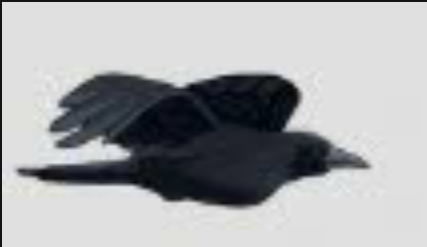
#> input picture tools/imgs/bird_0.png, 427 x 247 px
$ jupyter execute --allow-errors image_to_progment.ipynb
#> lines starting #> are read from the running program, lines starting #| are printed output that depends on the picture; after the words box and inside, x2 and y2 are one past the last pixel; in counts of white or black regions, pixels touching at a corner belong together
[cell 1]
# Python code to run in Jupyter.
# Purpose: take an input image, automatically extract the main object (remove background and noise),
# resize to a requested output width (keeping aspect ratio), convert to a 1-bit bitmap and pack into bytes,
# produce a C-style PROGMEM array (static const unsigned char PROGMEM name[] = {...};)
# and create a verification image rendered from that PROGMEM array.
#
# The script saves the .c file and verification PNG under ./results relative to the current directory.
#
# Usage examples at the bottom process all images under ./imgs.
# You can call process_image("/path/to/your.png", desired_width, "array_name", threshold=100, fill_object=True)
#
# Note: This code prefers OpenCV (cv2) if available, and falls back to PIL+numpy-based methods otherwise.

from PIL import Image, ImageOps, ImageFilter
import numpy as np
import os
import textwrap
import math
import matplotlib.pyplot as plt

# Try importing cv2; if not available, we'll fall back to pure PIL/numpy routines
try:
    import cv2
    HAVE_CV2 = True
except Exception as e:
    print("OpenCV (cv2) not available, falling back to PIL-based processing.")
    HAVE_CV2 = False

[cell 2]
# Helper functions for image processing
OUTPUT_DIR = "./results"
os.makedirs(OUTPUT_DIR, exist_ok=True)

def ensure_gray_alpha(img_pil):
    """
    Extract grayscale and alpha channels from PIL image.
    Returns (gray, alpha) as numpy arrays.
    """
    if img_pil.mode == "RGBA":
        alpha = np.array(img_pil.split()[3])
    else:
        alpha = np.ones((img_pil.height, img_pil.width), dtype=np.uint8) * 255

    gray = np.array(img_pil.convert("L"))
    return gray, alpha

def denoise_mask(mask):
    """Remove noise from mask using morphological operations."""
    if HAVE_CV2:
        kernel = cv2.getStructuringElement(cv2.MORPH_ELLIPSE, (3, 3))
        mask = cv2.morphologyEx(mask, cv2.MORPH_OPEN, kernel, iterations=1)
        mask = cv2.morphologyEx(mask, cv2.MORPH_CLOSE, kernel, iterations=1)
    else:
        # Fallback: use PIL median filter
        pil_mask = Image.fromarray(mask)
        pil_mask = pil_mask.filter(ImageFilter.MedianFilter(size=3))
        mask = np.array(pil_mask)
    return mask

def largest_contour_mask(mask, fill_object=True):
    """
    Keep only the largest connected component and optionally fill holes.
    """
    if HAVE_CV2:
        contours, hierarchy = cv2.findContours(mask, cv2.RETR_TREE, cv2.CHAIN_APPROX_SIMPLE)
        if contours:
            largest = max(contours, key=cv2.contourArea)
            mask = np.zeros_like(mask)
            cv2.drawContours(mask, [largest], 0, 255, -1)

            if fill_object:
                # Fill holes inside the object
                mask = cv2.morphologyEx(mask, cv2.MORPH_CLOSE,
                                       cv2.getStructuringElement(cv2.MORPH_ELLIPSE, (5, 5)))
    else:
        # Fallback: simple binarization
        mask = (mask > 127).astype(np.uint8) * 255
    return mask

def pack_bits_row_major(bin_fore):
    """
    Pack binary foreground array into bytes (row-major).
    Returns (packed_bytes, width, height, bytes_per_row).
    """
    height, width = bin_fore.shape
    bytes_per_row = (width + 7) // 8
    packed_bytes = bytearray()

    for row in range(height):
        for byte_idx in range(bytes_per_row):
            byte_val = 0
            for bit_idx in range(8):
                pixel_idx = byte_idx * 8 + bit_idx
                if pixel_idx < width:
                    if bin_fore[row, pixel_idx] > 0:
                        byte_val |= (1 << (7 - bit_idx))
            packed_bytes.append(byte_val)

    return bytes(packed_bytes), width, height, bytes_per_row

def format_c_array(packed_bytes, array_name, width, height, bytes_per_row):
    """Format packed bytes as C PROGMEM array."""
    lines = []
    lines.append(f"static const unsigned char PROGMEM {array_name}[] = {{")

    hex_strs = [f"0x{b:02x}" for b in packed_bytes]
    for i in range(0, len(hex_strs), 12):
        chunk = hex_strs[i:i+12]
        line = "  " + ", ".join(chunk)
        if i + 12 < len(hex_strs):
            line += ","
        lines.append(line)

    lines.append("};")
    lines.append("")
    lines.append(f"// Width: {width}, Height: {height}, Bytes per row: {bytes_per_row}")

    return "\n".join(lines)

def reconstruct_image_from_bytes(packed_bytes, width, height, bytes_per_row):
    """Reconstruct image from packed bytes for verification."""
    img_array = np.zeros((height, width), dtype=np.uint8)

    for row in range(height):
        for byte_idx in range(bytes_per_row):
            byte_val = packed_bytes[row * bytes_per_row + byte_idx]
            for bit_idx in range(8):
                pixel_idx = byte_idx * 8 + bit_idx
                if pixel_idx < width:
                    if byte_val & (1 << (7 - bit_idx)):
                        img_array[row, pixel_idx] = 255

    return img_array

[cell 3]
def process_image(path, out_width, array_name="sprite", save_prefix=None, debug_show=True, threshold=100, fill_object=True):
    """
    path: path to input image
    out_width: desired output width in pixels (for final 1-bit sprite)
    array_name: C identifier for the generated array
    save_prefix: if provided, files saved as {save_prefix}_progmeme.c
    debug_show: whether to display reconstructed PROGMEM bitmap inline
    threshold: grayscale threshold (default 100)
        - Positive: keep pixels > threshold (e.g., 100 keeps pixels > 100)
        - Negative: keep pixels < abs(threshold) (e.g., -100 keeps pixels < 100)
    fill_object: if True, fill interior holes in the object mask; if False, preserve holes
    """
    print(f"Processing: {path} -> target width {out_width} px, array name '{array_name}'")
    img_pil = Image.open(path).convert("RGBA")
    gray, alpha = ensure_gray_alpha(img_pil)
    h0, w0 = gray.shape

    # Build initial mask:
    # If image has transparent pixels (alpha less than 255), use that
    if alpha.max() < 255:
        mask = (alpha > (alpha.max() // 2)).astype(np.uint8) * 255
        print("Using alpha channel as mask (transparency detected).")
    else:
        # Use fixed grayscale threshold to separate foreground from background.
        # Positive threshold: keep pixels > threshold
        # Negative threshold: keep pixels < abs(threshold)
        if threshold >= 0:
            threshold = int(np.clip(threshold, 0, 255))
            th = (gray > threshold).astype(np.uint8) * 255
            print(f"Using grayscale threshold: > {threshold}")
        else:
            threshold = -int(np.clip(-threshold, 0, 255))
            th = (gray < -threshold).astype(np.uint8) * 255
            print(f"Using grayscale threshold: < {-threshold}")

        # Heuristic: figure out if background is white or black by sampling corners
        corners = np.array([gray[0, 0], gray[0, -1], gray[-1, 0], gray[-1, -1]])
        bg_is_dark = corners.mean() < 127
        if bg_is_dark:
            # if background is dark, we want object to be brighter than background
            mask = th.copy()
        else:
            # if background is light, invert threshold output so foreground is white
            mask = (255 - th)

    mask = denoise_mask(mask.astype(np.uint8))

    # Keep only the largest connected component (assume that's the object),
    # and optionally fill interior holes based on fill_object flag.
    mask = largest_contour_mask(mask, fill_object=fill_object)

    # If mask is empty, try alternate thresholding strategy
    if mask.sum() == 0:
        print("Warning: mask empty. Trying inverted threshold fallback.")
        mask = 255 - mask
        mask = largest_contour_mask(mask, fill_object=fill_object)

    # Crop to bounding rect
    ys, xs = np.where(mask > 0)
    if len(xs) == 0 or len(ys) == 0:
        raise RuntimeError("Could not find any object in the image to extract.")
    x_min, x_max = xs.min(), xs.max()
    y_min, y_max = ys.min(), ys.max()
    crop_w = x_max - x_min + 1
    crop_h = y_max - y_min + 1
    cropped_img = img_pil.crop((x_min, y_min, x_max + 1, y_max + 1))
    cropped_mask = mask[y_min:y_max + 1, x_min:x_max + 1]

    # Compute output height from aspect ratio
    out_height = max(1, int(round(out_width * (crop_h / crop_w))))
    print(f"Detected object box: {crop_w}x{crop_h} -> resized to {out_width}x{out_height}")

    # Resize mask to desired size using nearest to keep crisp edges
    if HAVE_CV2:
        resized_mask = cv2.resize(cropped_mask, (out_width, out_height), interpolation=cv2.INTER_NEAREST)
    else:
        resized_mask = np.array(cropped_img.convert("L").resize((out_width, out_height), resample=Image.NEAREST))
        # use threshold to binarize
        resized_mask = (resized_mask > 127).astype(np.uint8) * 255

    # Convert to boolean foreground (1) / background (0)
    bin_fore = (resized_mask > 0).astype(np.uint8)
    packed_bytes, width, height, bytes_per_row = pack_bits_row_major(bin_fore)
    c_code = format_c_array(packed_bytes, array_name, width, height, bytes_per_row)

    # Save C file
    if save_prefix is None:
        base = array_name
    else:
        base = save_prefix
    c_path = os.path.join(OUTPUT_DIR, f"{base}_progmeme.c")
    with open(c_path, "w") as f:
        f.write(c_code)

    # Reconstruct image for display
    recon_arr = reconstruct_image_from_bytes(packed_bytes, width, height, bytes_per_row)
    recon_pil = Image.fromarray(recon_arr).convert("L")

    print(f"Saved C array to: {c_path}")

    # Display the reconstructed PROGMEM bitmap
    if debug_show:
        fig, ax = plt.subplots(1, 1, figsize=(6, 6))
        ax.imshow(recon_pil, cmap="gray", vmin=0, vmax=255)
        ax.set_title(f"PROGMEM Reconstruction: {array_name} ({width}x{height})")
        ax.axis("off")
        plt.tight_layout()
        plt.show()

    # Print a short preview of the C array
    print("\n--- C array preview ---\n")
    preview_lines = c_code.splitlines()[:40]
    print("\n".join(preview_lines))
    print("\n--- end preview ---\n")

    return {
        "c_path": c_path,
        "c_code": c_code,
        "width": width,
        "height": height,
        "bytes_per_row": bytes_per_row,
    }

#> (a cell that did not finish here is left out)


[cell 5]
examples = [
    ("imgs/bird_0.png", 33, "bird_0", 100),
    ("imgs/bird_1.png", 33, "bird_1", 100),
    ("imgs/bird_2.png", 33, "bird_2", 100),


]
#> examples = [('imgs/bird_0.png', 33, 'bird_0', 100), ('imgs/bird_1.png', 33, 'bird_1', 100), ('imgs/bird_2.png', 33, 'bird_2', 100)]

for path, w, name, th in examples:
    if os.path.exists(path):
        try:
            process_image(path, w, array_name=name, threshold=th)
#> call 2 of process_image, with path = 'imgs/bird_0.png', out_width = 33, array_name = 'bird_0', debug_show = True, threshold = 100, fill_object = True
#| Processing: imgs/bird_0.png -> target width 33 px, array name 'bird_0'
#> in process_image, img_pil is the input picture: PIL image 427x247 RGBA; mean R, G, B, A 168.5, 170, 172, 255
#> in process_image (call 2), `threshold = int(np.clip(threshold, 0, 255))`: threshold = 100
#> in process_image (call 2), `th = (gray > threshold).astype(np.uint8) * 255`:
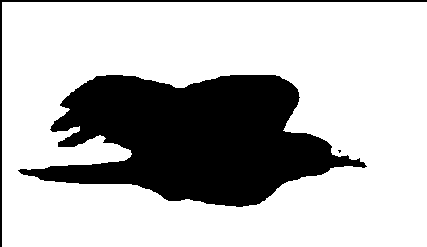
#> th: shape (247, 427); 73% white; 3 black regions (1 under 20 px), largest, box (x1, y1, x2, y2) and area: (18, 75, 367, 207) 27108, (0, 0, 427, 247) 1344
#| Using grayscale threshold: > 100
#> in process_image (call 2), `corners = np.array([gray[0, 0], gray[0, -1], gray[-1, 0], gray[-1, -1]])`: corners = [20, 20, 20, 224]
#> in process_image (call 2), `bg_is_dark = corners.mean() < 127`: bg_is_dark = True
#> in largest_contour_mask, `contours, hierarchy = cv2.findContours(mask, cv2.RETR_TREE, cv2.CHAIN_..`: contours = 2 contours; box (x1, y1, x2, y2) and area: (2, 2, 427, 247) 103456, (18, 74, 367, 208) 27610
#> in largest_contour_mask, `largest = max(contours, key=cv2.contourArea)`: largest = [[3, 2], [2, 3], [2, 246], [426, 246], [426, 2]]
#> in largest_contour_mask, `cv2.drawContours(mask, [largest], 0, 255, -1)`:
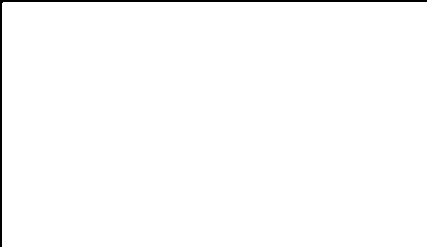
#> mask: shape (247, 427); 98.7% white; 1 black region, box (x1, y1, x2, y2) and area: (0, 0, 427, 247) 1345
#> in largest_contour_mask, `mask = cv2.morphologyEx(mask, cv2.MORPH_CLOSE, cv2.getStructuringEleme..`:
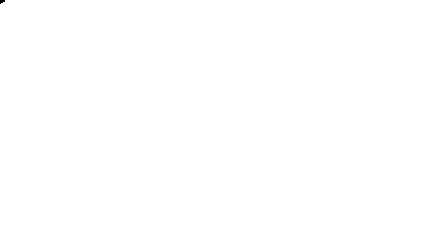
#> mask: shape (247, 427); 100% white; 1 black region (1 under 20 px)
#> in process_image (call 2), `x_min, x_max = xs.min(), xs.max()`: x_min = 0; x_max = 426
#> in process_image (call 2), `y_min, y_max = ys.min(), ys.max()`: y_min = 0; y_max = 246
#> in process_image (call 2), `crop_w = x_max - x_min + 1`: crop_w = 427
#> in process_image (call 2), `crop_h = y_max - y_min + 1`: crop_h = 247
#> in process_image (call 2), `out_height = max(1, int(round(out_width * (crop_h / crop_w))))`: out_height = 19
#| Detected object box: 427x247 -> resized to 33x19
#> in process_image (call 2), `packed_bytes, width, height, bytes_per_row = pack_bits_row_major(bin_f..`: width = 33; height = 19; bytes_per_row = 5
#> in process_image (call 2), `recon_pil = Image.fromarray(recon_arr).convert("L")`:
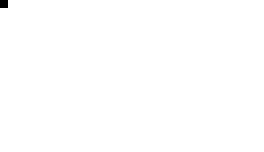
#> recon_pil: PIL image 33x19 L (shown 8 times larger); 99.8% white; black in thin lines or dots, all inside (x1, y1, x2, y2) = (0, 0, 1, 1)
#> in process_image (call 2), `preview_lines = c_code.splitlines()[:40]`: preview_lines = 12 items
#| static const unsigned char PROGMEM bird_0[] = {
#|   0x7f, 0xff, 0xff, 0xff, 0x80, 0xff, 0xff, 0xff, 0xff, 0x80, 0xff, 0xff,
#|   0xff, 0xff, 0x80, 0xff, 0xff, 0xff, 0xff, 0x80, 0xff, 0xff, 0xff, 0xff,
#|   0x80, 0xff, 0xff, 0xff, 0xff, 0x80, 0xff, 0xff, 0xff, 0xff, 0x80, 0xff,
#|   0xff, 0xff, 0xff, 0x80, 0xff, 0xff, 0xff, 0xff, 0x80, 0xff, 0xff, 0xff,
#|   0xff, 0x80, 0xff, 0xff, 0xff, 0xff, 0x80, 0xff, 0xff, 0xff, 0xff, 0x80,
#> (further printed lines are left out)
        except Exception as e:
            print(f"Error: {e}")
#> pass 2 of the loop `for path, w, name, th in examples:`:
#| Processing: imgs/bird_1.png -> target width 33 px, array name 'bird_1'
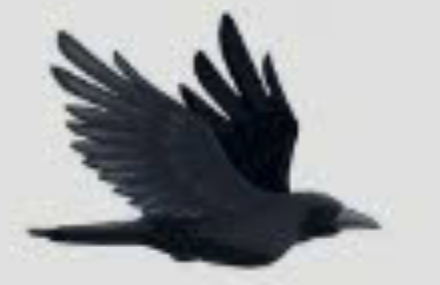
#> input picture tools/imgs/bird_1.png, 440 x 285 px
#> in process_image, img_pil is the input picture: PIL image 440x285 RGBA; mean R, G, B, A 158.5, 160.2, 162.6, 255
#> gray: shape (285, 440)
#> in process_image (call 3), `th = (gray > threshold).astype(np.uint8) * 255`:
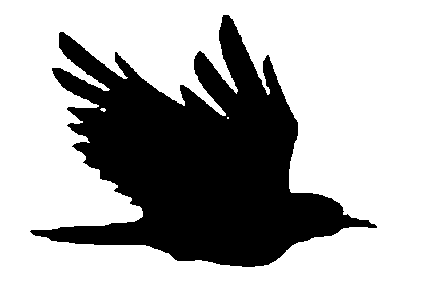
#> th: shape (285, 440); 67.9% white; 1 black region, box (x1, y1, x2, y2) and area: (30, 15, 377, 267) 40270
#| Using grayscale threshold: > 100
#> corners = [224, 224, 224, 224]
#> bg_is_dark = False
#> contours = 2 contours; box (x1, y1, x2, y2) and area: (30, 15, 377, 267) 39479, (99, 107, 107, 113) 24
#> x_min = 30; x_max = 376
#> y_min = 15; y_max = 266
#> crop_w = 347
#> crop_h = 252
#> out_height = 24
#| Detected object box: 347x252 -> resized to 33x24
#> preview_lines = 14 items
#| static const unsigned char PROGMEM bird_1[] = {
#|   0x00, 0x00, 0x00, 0x00, 0x00, 0x00, 0x00, 0x10, 0x00, 0x00, 0x10, 0x00,
#|   0x38, 0x00, 0x00, 0x18, 0x00, 0x18, 0x00, 0x00, 0x0e, 0x00, 0x98, 0x00,
#> (further printed lines are left out)
#> pass 3 of the loop `for path, w, name, th in examples:`:
#| Processing: imgs/bird_2.png -> target width 33 px, array name 'bird_2'
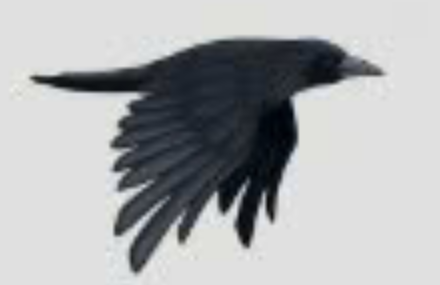
#> input picture tools/imgs/bird_2.png, 440 x 285 px
#> in process_image, img_pil is the input picture: PIL image 440x285 RGBA; mean R, G, B, A 172.7, 174.4, 176.1, 255
#> in process_image (call 4), `th = (gray > threshold).astype(np.uint8) * 255`:
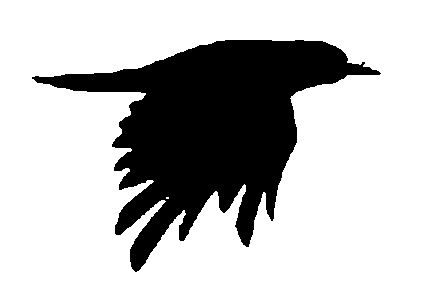
#> th: shape (285, 440); 74.2% white; 1 black region, box (x1, y1, x2, y2) and area: (32, 40, 381, 272) 32293
#| Using grayscale threshold: > 100
#> contours = 1 contour; box (x1, y1, x2, y2) and area: (33, 40, 381, 272) 31595
#> x_min = 33; x_max = 380
#> y_min = 40; y_max = 271
#> crop_w = 348
#> crop_h = 232
#> cropped_img: PIL image 348x232 RGBA
#> out_height = 22
#| Detected object box: 348x232 -> resized to 33x22
#> in process_image (call 4), `resized_mask = cv2.resize(cropped_mask, (out_width, out_height), inter..`:
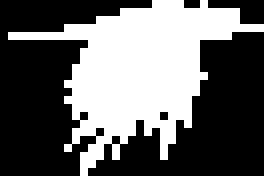
#> resized_mask: shape (22, 33) (shown 8 times larger); 39.4% white; 1 white region, box (x1, y1, x2, y2) and area: (1, 0, 33, 22) 286
#| static const unsigned char PROGMEM bird_2[] = {
#|   0x00, 0x00, 0x1e, 0x40, 0x00, 0x00, 0x01, 0xff, 0xfc, 0x00, 0x00, 0x0f,
#|   0xff, 0xfc, 0x00, 0x00, 0xff, 0xff, 0xff, 0x80, 0x7f, 0xff, 0xff, 0xf8,
#> (further printed lines are left out)

[cell 6]
examples = [
    ("imgs/cloud_0.png", 45, "cloud_0",100),
    ("imgs/cloud_1.png", 70, "cloud_1", 30),
    ("imgs/cloud_2.png", 60, "cloud_2", -100),
    ("imgs/cloud_3.png", 36, "cloud_3", -100),


]

for path, w, name, th in examples:
    if os.path.exists(path):
        try:
            process_image(path, w, array_name=name, threshold=th)
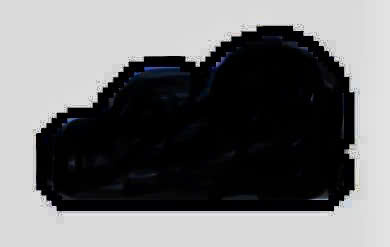
#> input picture tools/imgs/cloud_0.png, 390 x 247 px
#> in process_image (call 5), `th = (gray > threshold).astype(np.uint8) * 255`:
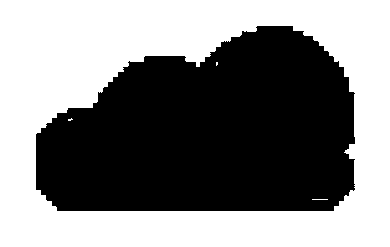
#> th: shape (247, 390); 52% white; 1 black region, box (x1, y1, x2, y2) and area: (36, 26, 355, 211) 46198
#> in process_image (call 5), `corners = np.array([gray[0, 0], gray[0, -1], gray[-1, 0], gray[-1, -1]])`: corners = [218, 227, 218, 227]
#> in largest_contour_mask (call 4), `contours, hierarchy = cv2.findContours(mask, cv2.RETR_TREE, cv2.CHAIN_..`: contours = 1 contour; box (x1, y1, x2, y2) and area: (36, 26, 355, 211) 45766
#> in process_image (call 5), `x_min, x_max = xs.min(), xs.max()`: x_min = 36; x_max = 354
#> in process_image (call 5), `y_min, y_max = ys.min(), ys.max()`: y_min = 26; y_max = 210
#> in process_image (call 5), `crop_w = x_max - x_min + 1`: crop_w = 319
#> in process_image (call 5), `crop_h = y_max - y_min + 1`: crop_h = 185
#> in process_image (call 5), `cropped_img = img_pil.crop((x_min, y_min, x_max + 1, y_max + 1))`:
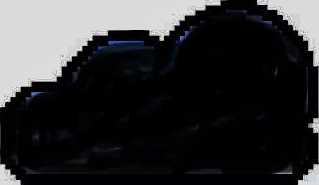
#> cropped_img: PIL image 319x185 RGBA; mean R, G, B, A 48.5, 48.7, 50.2, 255
#> in process_image (call 5), `cropped_mask = mask[y_min:y_max + 1, x_min:x_max + 1]`:
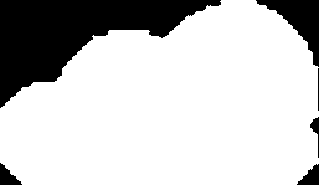
#> cropped_mask: shape (185, 319); 78.4% white; 6 black regions, box (x1, y1, x2, y2) and area: (0, 0, 221, 108) 10377, (256, 0, 319, 67) 1642, (297, 164, 319, 185) 272, (0, 163, 22, 185) 267, (310, 117, 319, 158) 129, (318, 68, 319, 111) 43
#> in process_image (call 5), `out_height = max(1, int(round(out_width * (crop_h / crop_w))))`: out_height = 26
#| Detected object box: 319x185 -> resized to 45x26
#> in process_image (call 5), `resized_mask = cv2.resize(cropped_mask, (out_width, out_height), inter..`:
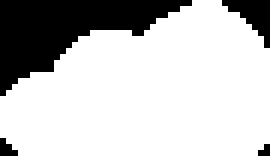
#> resized_mask: shape (26, 45) (shown 6 times larger); 76.7% white; 4 black regions (2 under 20 px), largest, box (x1, y1, x2, y2) and area: (0, 0, 32, 16) 233, (37, 0, 45, 8) 31
#> in process_image (call 5), `packed_bytes, width, height, bytes_per_row = pack_bits_row_major(bin_f..`: width = 45; height = 26; bytes_per_row = 6
#> in process_image (call 5), `preview_lines = c_code.splitlines()[:40]`: preview_lines = 17 items
#| static const unsigned char PROGMEM cloud_0[] = {
#|   0x00, 0x00, 0x00, 0x00, 0xf8, 0x00, 0x00, 0x00, 0x00, 0x03, 0xfc, 0x00,
#|   0x00, 0x00, 0x00, 0x0f, 0xff, 0x00, 0x00, 0x00, 0x00, 0x3f, 0xff, 0x80,
#|   0x00, 0x00, 0x00, 0x7f, 0xff, 0xc0, 0x00, 0x01, 0xfc, 0xff, 0xff, 0xe0,
#|   0x00, 0x07, 0xff, 0xff, 0xff, 0xf0, 0x00, 0x0f, 0xff, 0xff, 0xff, 0xf0,
#|   0x00, 0x1f, 0xff, 0xff, 0xff, 0xf8, 0x00, 0x3f, 0xff, 0xff, 0xff, 0xf8,
#> (further printed lines are left out)
        except Exception as e:
            print(f"Error: {e}")
#> pass 2 of the loop `for path, w, name, th in examples:`:
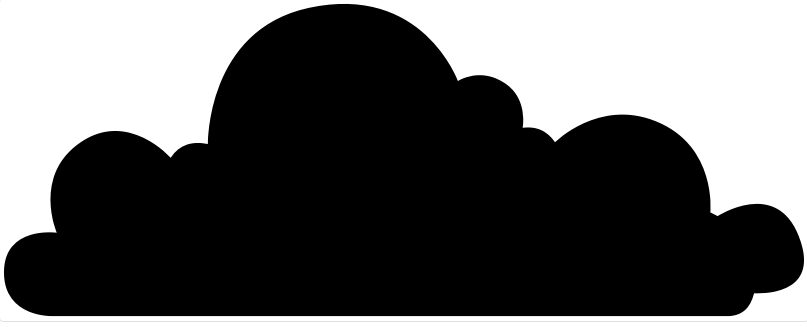
#> input picture tools/imgs/cloud_1.png, 807 x 327 px
#> in process_image, img_pil is the input picture: PIL image 807x327 RGBA; mean R, G, B, A 99.9, 99.9, 99.9, 255
#> corners = [240, 255, 255, 255]
#> contours = 1 contour; box (x1, y1, x2, y2) and area: (4, 4, 804, 316) 158900
#> x_min = 4; x_max = 803
#> y_min = 4; y_max = 315
#> crop_w = 800
#> crop_h = 312
#> out_height = 27
#| Detected object box: 800x312 -> resized to 70x27
#> in process_image (call 6), `packed_bytes, width, height, bytes_per_row = pack_bits_row_major(bin_f..`: width = 70; height = 27; bytes_per_row = 9
#> preview_lines = 25 items
#| static const unsigned char PROGMEM cloud_1[] = {
#|   0x00, 0x00, 0x00, 0x02, 0x00, 0x00, 0x00, 0x00, 0x00, 0x00, 0x00, 0x00,
#|   0x7f, 0xe0, 0x00, 0x00, 0x00, 0x00, 0x00, 0x00, 0x01, 0xff, 0xf8, 0x00,
#> (further printed lines are left out)
#> pass 3 of the loop `for path, w, name, th in examples:`:
#> contours = 10 contours; largest, box (x1, y1, x2, y2) and area: (0, 0, 479, 259) 123324, (22, 125, 429, 242) 18554, (280, 71, 364, 92) 828, (183, 60, 278, 70) 817, (119, 71, 182, 93) 636
#> the loop made 4 passes; the first 3 are shown

[cell 7]
examples = [
    ("imgs/mountain_0.jpg", 100, "mountain_0", 100),
    ("imgs/mountain_1.jpg", 150, "mountain_1", 100),
    ("imgs/mountain_2.jpg", 100, "mountain_2", 100),
    ("imgs/mountain_3.jpg", 150, "mountain_3", 100),
    ("imgs/mountain_4.jpg", 100, "mountain_4", 100),
    ("imgs/mountain_5.jpg", 150, "mountain_5", 100)
]

for path, w, name, th in examples:
    if os.path.exists(path):
        try:
            process_image(path, w, array_name=name, threshold=th)
        except Exception as e:
            print(f"Error: {e}")
#> pass 2 of the loop `for path, w, name, th in examples:`:
#> pass 3 of the loop `for path, w, name, th in examples:`:
#> the loop made 6 passes; the first 3 are shown
